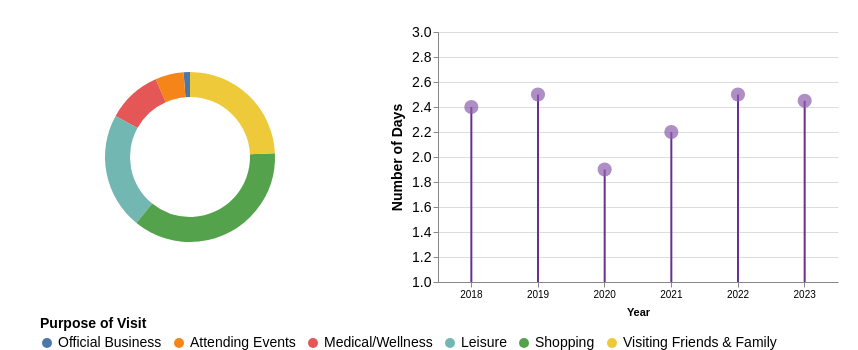

Write a Vega-Lite specification for this figure.
### Vega-Lite specification from a JSON file in a GitHub repository (floating-point values rounded to 4 significant figures)
{"$schema": "https://vega.github.io/schema/vega-lite/v5.json", "hconcat": [{"width": 300, "height": 250, "data": {"values": [{"Category": "Official Business", "Value": 1.2}, {"Category": "Attending Events", "Value": 5.4}, {"Category": "Medical/Wellness", "Value": 10.3}, {"Category": "Leisure", "Value": 22.1}, {"Category": "Shopping", "Value": 36.4}, {"Category": "Visiting Friends & Family", "Value": 24.2}]}, "encoding": {"color": {"field": "Category", "type": "nominal", "scale": {"domain": ["Official Business", "Attending Events", "Medical/Wellness", "Leisure", "Shopping", "Visiting Friends & Family"]}, "legend": {"title": "Purpose of Visit", "titleFontSize": 14, "labelFontSize": 14, "orient": "bottom", "offset": 0}}, "theta": {"field": "Value", "type": "quantitative"}, "tooltip": [{"field": "Category", "title": "Purpose of Visit"}, {"field": "Value", "title": "Percentage", "format": ".1f"}]}, "mark": {"type": "arc", "innerRadius": 60, "outerRadius": 85}, "config": {"view": {"stroke": null}}}, {"description": "Lollipop chart showing days data for each year", "data": {"values": [{"year": 2018, "days": 2.4}, {"year": 2019, "days": 2.5}, {"year": 2020, "days": 1.9}, {"year": 2021, "days": 2.2}, {"year": 2022, "days": 2.5}, {"year": 2023, "days": 2.45}]}, "encoding": {"x": {"field": "year", "type": "ordinal", "axis": {"title": "Year", "labelAngle": 0, "titlePadding": 7}}, "y": {"field": "days", "type": "quantitative", "axis": {"title": "Number of Days", "titlePadding": 7, "titleFontSize": 14, "labelFontSize": 14}}, "tooltip": [{"field": "year", "type": "ordinal", "title": "Year"}, {"field": "days", "type": "quantitative", "title": "Number of Days"}]}, "layer": [{"mark": {"type": "rule", "strokeWidth": 2, "color": "#683191"}, "encoding": {"y": {"field": "days", "type": "quantitative", "scale": {"domain": [1, 3], "nice": false, "tickCount": 5}}}}, {"mark": {"type": "circle", "filled": true, "size": 200, "color": "#8b5ead"}, "encoding": {"y": {"field": "days", "type": "quantitative"}}}], "width": 400, "height": 250}], "spacing": 50, "config": {"tooltip": {"fill": "#ffffff", "stroke": "#ccc", "cornerRadius": 5, "style": {"fontSize": "12px", "color": "#333"}}, "view": {"stroke": null}}, "padding": {"top": 25, "left": 40, "right": 20}}
